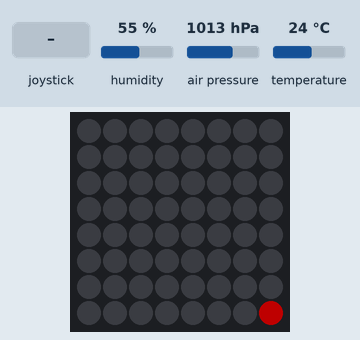
This program was run on a simulated Raspberry Pi (BCM pin numbers) with a Sense HAT. Shown: the Sense HAT's 8×8 RGB LED matrix. Inputs (shaded band) come from the test bench; at power-on: humidity 55 %, air pressure 1013 hPa, temperature 24 °C. Dim RGB values are drawn brighter than linear; the 64×8 strip is a reading aid, not a part: it shows the text the matrix is scrolling, unrolled, one strip-width of it at a time.

Above: at 1.2 s.
1.3 s: joystick pushed left
At 1.62 s:
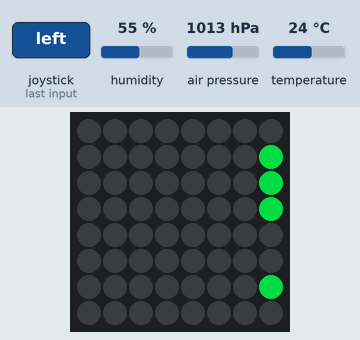
5.5 s: joystick pushed up
At 5.61 s:
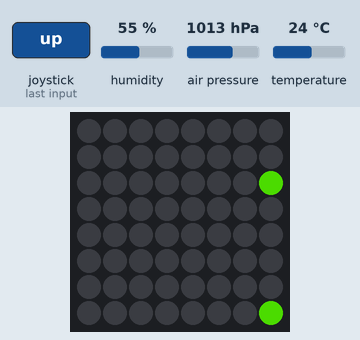
9.6 s: joystick pushed right
At 9.77 s:
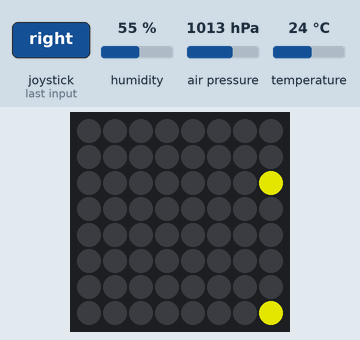
14.1 s: joystick pushed left
At 14.39 s:
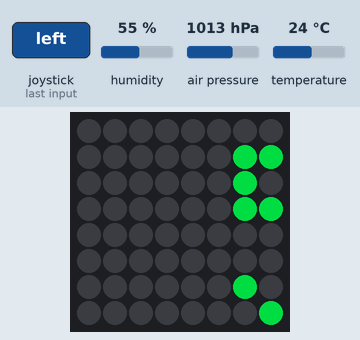

The program:

sense_state.py
```python
import math
from sensehat_exporter_nralbers.signal_handler import SignalHandler
from collections import namedtuple
from enum import Enum, StrEnum, auto
from time import sleep

from sense_hat import ACTION_HELD, ACTION_PRESSED, ACTION_RELEASED, InputEvent, SenseHat


class DisplayState(StrEnum):
    TEMP = auto()
    PRESSURE = auto()
    HUMIDITY = auto()
    DEFAULT = auto()


state: DisplayState = DisplayState.DEFAULT


class Colours(Enum):
    R = 0
    G = 1
    B = 2


WHITE = [255, 255, 255]
W = WHITE
RED = [255, 0, 0]
R = RED
GREEN = [0, 255, 0]
G = GREEN
BLUE = [0, 0, 255]
B = BLUE
CYAN = [0, 255, 255]
C = CYAN
YELLOW = [255, 255, 0]
Y = YELLOW
X = [0, 0, 0]

SCROLL_SPEED = 0.075
PROCESS_LOOP_DELAY_SEC = 0.5


Readings = namedtuple("Readings", ["temp", "humidity", "pressure"])
sense = SenseHat()


def pushed_middle(event: InputEvent):
    if event.action != ACTION_RELEASED:
        global state
        state = DisplayState.DEFAULT


def pushed_up(event: InputEvent):
    if event.action != ACTION_RELEASED:
        global state
        state = DisplayState.TEMP


def pushed_left(event: InputEvent):
    if event.action != ACTION_RELEASED:
        global state
        state = DisplayState.HUMIDITY


def pushed_right(event: InputEvent):
    if event.action != ACTION_RELEASED:
        global state
        state = DisplayState.PRESSURE


def get_env_readings() -> Readings:
    temp = sense.temperature
    pressure = sense.pressure
    humidity = sense.humidity

    return Readings(temp=temp, pressure=pressure, humidity=humidity)


def get_gradient_function(start_rgb, end_rgb, min_val: float, max_val: float):
    def gradient_function(value):
        ratio = (value - min_val) / (max_val - min_val)
        colour = list()
        for col in Colours:
            col_val = (end_rgb[col.value] - start_rgb[col.value]) * ratio + start_rgb[
                col.value
            ]
            colour.append(math.floor(col_val))
        return colour

    return gradient_function


def get_temperature_colour(value):
    low_gradient = get_gradient_function(WHITE, BLUE, -20, 0)
    med_gradient = get_gradient_function(BLUE, GREEN, 0, 20)
    high_gradient = get_gradient_function(GREEN, RED, 20, 40)
    if value < -20:
        return WHITE
    elif value >= -20 and value < 0:
        return low_gradient(value)
    elif value >= 0 and value < 20:
        return med_gradient(value)
    elif value >= 20 and value < 40:
        return high_gradient(value)
    else:
        return RED


def get_humidity_colour(value):
    low_gradient = get_gradient_function(WHITE, BLUE, 0, 30)
    med_gradient = get_gradient_function(BLUE, GREEN, 30, 60)
    high_gradient = get_gradient_function(GREEN, RED, 60, 100)
    if value < 0:
        return WHITE
    elif value >= 0 and value < 30:
        return low_gradient(value)
    elif value >= 30 and value < 60:
        return med_gradient(value)
    elif value >= 60 and value < 100:
        return high_gradient(value)
    else:
        return RED


def display_readings(readings: Readings):
    global state
    if state == DisplayState.TEMP:
        temp = readings.temp
        colour = get_temperature_colour(temp)
        sense.show_message(
            f"{temp:.1f}C", scroll_speed=SCROLL_SPEED, text_colour=colour
        )
        state = DisplayState.DEFAULT
    elif state == DisplayState.HUMIDITY:
        humidity = readings.humidity
        colour = get_humidity_colour(humidity)
        sense.show_message(
            f"{humidity:.0f}%", scroll_speed=SCROLL_SPEED, text_colour=colour
        )
        state = DisplayState.DEFAULT
    elif state == DisplayState.PRESSURE:
        pressure = readings.pressure
        colour = YELLOW
        sense.show_message(
            f"{pressure:.0f}mb", scroll_speed=SCROLL_SPEED, text_colour=colour
        )
        state = DisplayState.DEFAULT
    elif state == DisplayState.DEFAULT:
        sense.set_pixel(7,7,100,0,0)


def main() -> None:
    signal_handler = SignalHandler()
    sense.stick.direction_middle = pushed_middle
    sense.stick.direction_up = pushed_up
    sense.stick.direction_left = pushed_left
    sense.stick.direction_right = pushed_right
    sense.low_light = True

    while signal_handler.can_run():
        readings = get_env_readings()
        display_readings(readings)
        sleep(PROCESS_LOOP_DELAY_SEC)
    sense.show_message("bye!", scroll_speed=SCROLL_SPEED, text_colour=GREEN)
    sense.low_light = False


if __name__ == "__main__":
    main()
```

signal_handler.py
```python
import signal

class SignalHandler:
    shutdown_requested = False

    def __init__(self):
        signal.signal(signal.SIGINT, self.request_shutdown)
        signal.signal(signal.SIGTERM, self.request_shutdown)

    def request_shutdown(self, *args):
        print("Shutdown request received, stopping...")
        self.shutdown_requested = True

    def can_run(self) -> bool:
        return not self.shutdown_requested
```

Measured:
- after the input at 1.3 s, the LEDs: first change after 0.24 s (image 1 shows a later state)
- after the input at 5.5 s, the LEDs: first change at once (image 2 shows a later state)
- after the input at 9.6 s, the LEDs: first change after 0.09 s (image 3 shows a later state)
- after the input at 14.1 s, the LEDs: first change after 0.13 s (image 4 shows a later state)
